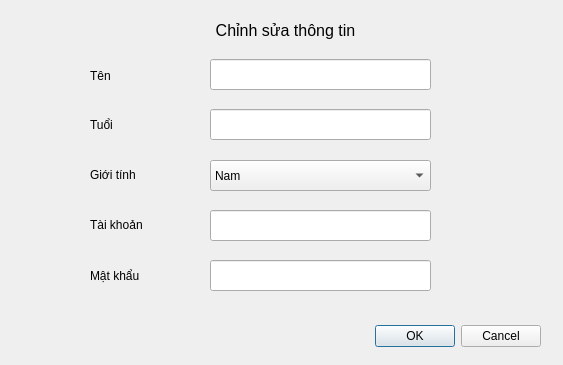
<?xml version="1.0" encoding="UTF-8"?>
<ui version="4.0">
 <class>EditTaiKhoan</class>
 <widget class="QDialog" name="EditTaiKhoan">
  <property name="geometry">
   <rect>
    <x>0</x>
    <y>0</y>
    <width>563</width>
    <height>365</height>
   </rect>
  </property>
  <property name="windowTitle">
   <string>Dialog</string>
  </property>
  <widget class="QDialogButtonBox" name="buttonBox">
   <property name="geometry">
    <rect>
     <x>200</x>
     <y>320</y>
     <width>341</width>
     <height>32</height>
    </rect>
   </property>
   <property name="orientation">
    <enum>Qt::Horizontal</enum>
   </property>
   <property name="standardButtons">
    <set>QDialogButtonBox::Cancel|QDialogButtonBox::Ok</set>
   </property>
  </widget>
  <widget class="QLabel" name="label">
   <property name="geometry">
    <rect>
     <x>150</x>
     <y>10</y>
     <width>271</width>
     <height>41</height>
    </rect>
   </property>
   <property name="font">
    <font>
     <pointsize>12</pointsize>
    </font>
   </property>
   <property name="text">
    <string>Chỉnh sửa thông tin</string>
   </property>
   <property name="alignment">
    <set>Qt::AlignCenter</set>
   </property>
  </widget>
  <widget class="QLabel" name="label_2">
   <property name="geometry">
    <rect>
     <x>90</x>
     <y>60</y>
     <width>71</width>
     <height>31</height>
    </rect>
   </property>
   <property name="text">
    <string>Tên</string>
   </property>
  </widget>
  <widget class="QLabel" name="label_3">
   <property name="geometry">
    <rect>
     <x>90</x>
     <y>109</y>
     <width>71</width>
     <height>31</height>
    </rect>
   </property>
   <property name="text">
    <string>Tuổi</string>
   </property>
  </widget>
  <widget class="QLabel" name="label_4">
   <property name="geometry">
    <rect>
     <x>90</x>
     <y>159</y>
     <width>71</width>
     <height>31</height>
    </rect>
   </property>
   <property name="text">
    <string>Giới tính</string>
   </property>
  </widget>
  <widget class="QLabel" name="label_5">
   <property name="geometry">
    <rect>
     <x>90</x>
     <y>209</y>
     <width>71</width>
     <height>31</height>
    </rect>
   </property>
   <property name="text">
    <string>Tài khoản</string>
   </property>
  </widget>
  <widget class="QLabel" name="label_6">
   <property name="geometry">
    <rect>
     <x>90</x>
     <y>260</y>
     <width>71</width>
     <height>31</height>
    </rect>
   </property>
   <property name="text">
    <string>Mật khẩu</string>
   </property>
  </widget>
  <widget class="QLineEdit" name="ten">
   <property name="geometry">
    <rect>
     <x>210</x>
     <y>59</y>
     <width>221</width>
     <height>31</height>
    </rect>
   </property>
  </widget>
  <widget class="QLineEdit" name="tuoi">
   <property name="geometry">
    <rect>
     <x>210</x>
     <y>109</y>
     <width>221</width>
     <height>31</height>
    </rect>
   </property>
  </widget>
  <widget class="QComboBox" name="gioiTinh">
   <property name="geometry">
    <rect>
     <x>210</x>
     <y>160</y>
     <width>221</width>
     <height>31</height>
    </rect>
   </property>
   <item>
    <property name="text">
     <string>Nam</string>
    </property>
   </item>
   <item>
    <property name="text">
     <string>Nữ</string>
    </property>
   </item>
  </widget>
  <widget class="QLineEdit" name="taiKhoan">
   <property name="geometry">
    <rect>
     <x>210</x>
     <y>210</y>
     <width>221</width>
     <height>31</height>
    </rect>
   </property>
  </widget>
  <widget class="QLineEdit" name="matKhau">
   <property name="geometry">
    <rect>
     <x>210</x>
     <y>260</y>
     <width>221</width>
     <height>31</height>
    </rect>
   </property>
  </widget>
 </widget>
 <resources/>
 <connections>
  <connection>
   <sender>buttonBox</sender>
   <signal>accepted()</signal>
   <receiver>EditTaiKhoan</receiver>
   <slot>accept()</slot>
   <hints>
    <hint type="sourcelabel">
     <x>248</x>
     <y>254</y>
    </hint>
    <hint type="destinationlabel">
     <x>157</x>
     <y>274</y>
    </hint>
   </hints>
  </connection>
  <connection>
   <sender>buttonBox</sender>
   <signal>rejected()</signal>
   <receiver>EditTaiKhoan</receiver>
   <slot>reject()</slot>
   <hints>
    <hint type="sourcelabel">
     <x>316</x>
     <y>260</y>
    </hint>
    <hint type="destinationlabel">
     <x>286</x>
     <y>274</y>
    </hint>
   </hints>
  </connection>
 </connections>
</ui>
